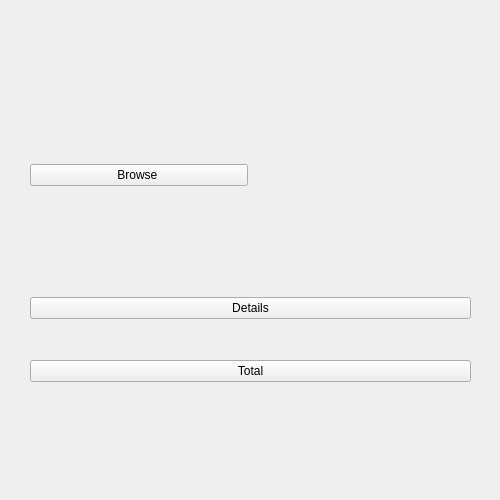
<?xml version="1.0" encoding="UTF-8"?>
<ui version="4.0">
 <class>MainWindow</class>
 <widget class="QMainWindow" name="MainWindow">
  <property name="geometry">
   <rect>
    <x>0</x>
    <y>0</y>
    <width>500</width>
    <height>500</height>
   </rect>
  </property>
  <property name="windowTitle">
   <string>Transactions Formatter</string>
  </property>
  <widget class="QWidget" name="centralwidget">
   <widget class="QWidget" name="verticalLayoutWidget">
    <property name="geometry">
     <rect>
      <x>0</x>
      <y>0</y>
      <width>2</width>
      <height>2</height>
     </rect>
    </property>
    <layout class="QVBoxLayout" name="verticalLayout"/>
   </widget>
   <widget class="QWidget" name="verticalLayoutWidget_2">
    <property name="geometry">
     <rect>
      <x>30</x>
      <y>260</y>
      <width>441</width>
      <height>161</height>
     </rect>
    </property>
    <layout class="QVBoxLayout" name="verticalLayout_2" stretch="0,0">
     <property name="spacing">
      <number>4</number>
     </property>
     <item>
      <widget class="QPushButton" name="details_button">
       <property name="text">
        <string>Details</string>
       </property>
      </widget>
     </item>
     <item>
      <widget class="QPushButton" name="total_button">
       <property name="text">
        <string>Total</string>
       </property>
      </widget>
     </item>
    </layout>
   </widget>
   <widget class="QWidget" name="horizontalLayoutWidget">
    <property name="geometry">
     <rect>
      <x>30</x>
      <y>120</y>
      <width>441</width>
      <height>111</height>
     </rect>
    </property>
    <layout class="QHBoxLayout" name="horizontalLayout_2">
     <item>
      <widget class="QPushButton" name="browse_button">
       <property name="text">
        <string>Browse </string>
       </property>
      </widget>
     </item>
     <item>
      <widget class="QLabel" name="filename">
       <property name="sizePolicy">
        <sizepolicy hsizetype="Minimum" vsizetype="Maximum">
         <horstretch>0</horstretch>
         <verstretch>0</verstretch>
        </sizepolicy>
       </property>
       <property name="text">
        <string/>
       </property>
      </widget>
     </item>
    </layout>
   </widget>
  </widget>
 </widget>
 <resources/>
 <connections/>
</ui>
